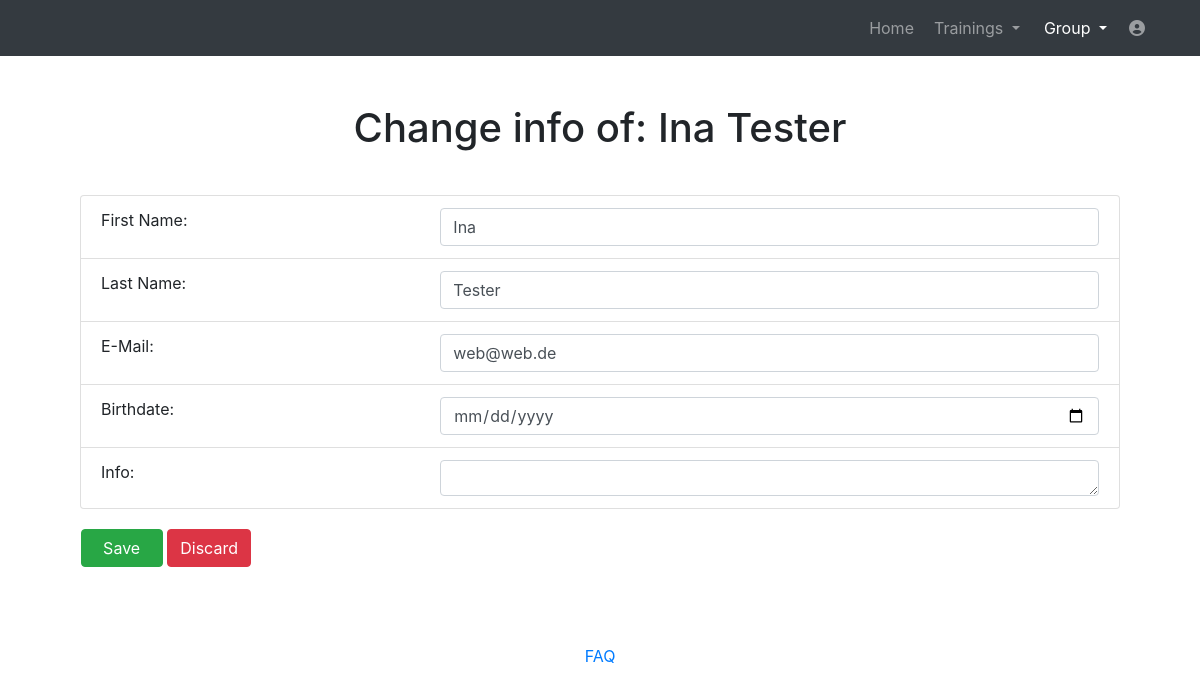
Before: /website/alterathlete/1 (signed in) with the older database file.
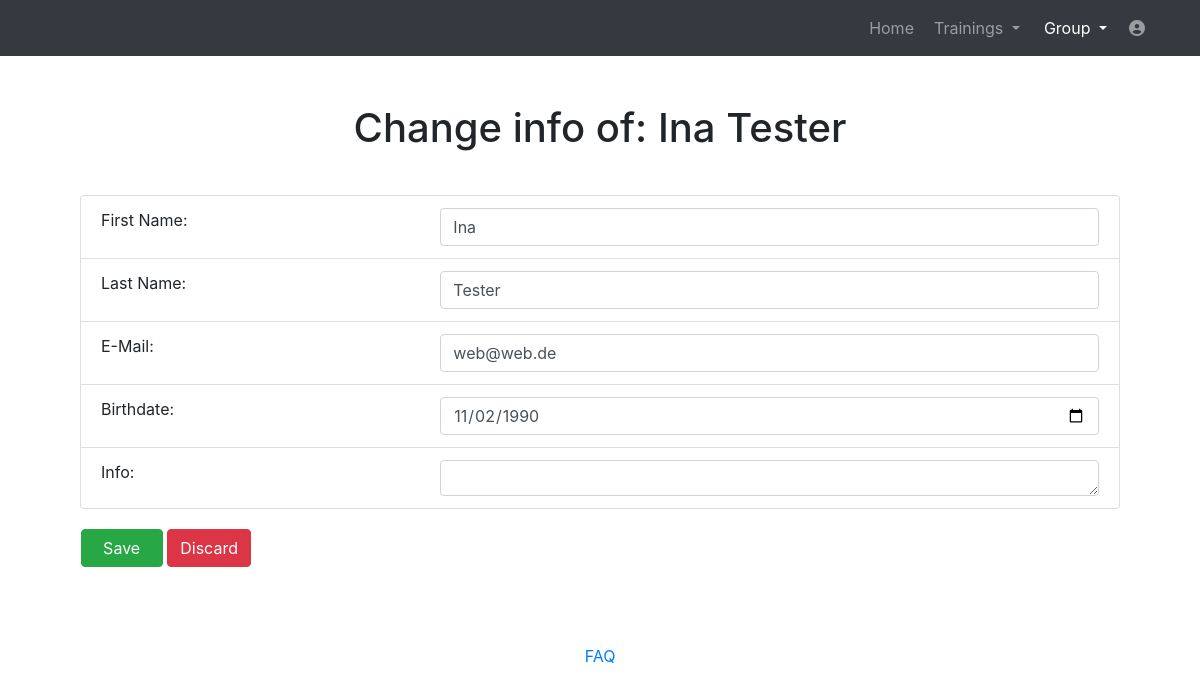
After: the same page with the newer database file.
### website/models.py (models this page shows)
class Swimmer(models.Model):
    first_name = models.CharField(max_length=30)
    last_name = models.CharField(max_length=30)
    birthdate = models.CharField(max_length=30, null=True, default='')
    email = models.CharField(max_length=30)
    info = models.CharField(max_length=828, null=True, default='')
    user = models.ForeignKey(User, on_delete=models.CASCADE)

### website/views_loggedin.py (the view)
# urls.py: path('alterathlete/<int:athlete_id>', views_loggedin.alterathlete, name='alterathlete'),
@login_required
def alterathlete(request, athlete_id):
    if Swimmer.objects.filter(pk=athlete_id).exists():
        swimmer = Swimmer.objects.get(pk=athlete_id)
        if swimmer.user == request.user:
            return render(request, 'alteranathlete.html', context={'swimmer': swimmer, 'athlete_id': athlete_id})
        else:
            messages.info(request, 'Access denied. You are not the trainer of this athlete!', extra_tags='alert')
            return HttpResponseRedirect(reverse('athletes'))
    else:
        messages.info(request, 'The athlete with the id ' + str(athlete_id) + ' does not exist.', extra_tags='alert')
        return HttpResponseRedirect(reverse('athletes'))

### templates/alteranathlete.html (shortened to what this page needs)
<!DOCTYPE html>
<html lang="en">
<head>
  {% load static %}
  <link href="{% static 'vendor/bootstrap/css/bootstrap.min.css' %}" rel="stylesheet">
  <link media="screen" href="{% static 'css/plan.css' %}" rel="stylesheet">
  <link href="{% static 'vendor/fontawesome-free/css/all.min.css' %}" rel="stylesheet" type="text/css">
  <link href="//netdna.bootstrapcdn.com/font-awesome/3.2.1/css/font-awesome.css" rel="stylesheet">
<body>
  <nav class="navbar navbar-expand-lg navbar-dark bg-dark static-top">
    <div class="container">
      <div class="collapse navbar-collapse" id="navbarResponsive">
        <ul class="navbar-nav ml-auto">
          <li class="nav-item ">
            <a class="nav-link" href="../home">Home</a>
          </li>
		  <li class="nav-item dropdown no-arrow mx-1">
			<a class="nav-link dropdown-toggle" href="#" id="messagesDropdown" role="button" data-toggle="dropdown" aria-haspopup="true" aria-expanded="false">
					Trainings
			</a>
		  </li>
          <li class="nav-item dropdown no-arrow mx-1 active">
			<a class="nav-link dropdown-toggle" href="#" id="messagesDropdown" role="button" data-toggle="dropdown" aria-haspopup="true" aria-expanded="false">
					Group
			</a>
		  </li>
		   <li class="nav-item dropdown no-arrow">
			<a class="nav-link " href="#" id="userDropdown" role="button" data-toggle="dropdown" aria-haspopup="true" aria-expanded="false">
			  <i class="fas fa-user-circle fa-fw"></i>
			</a>
		  </li>
        </ul>
      </div>
    </div>
  </nav>
  <div class="container">
    <div class="row">
      <div class="col-lg-12 text-center">
        <h1 class="mt-5">Change info of: {{swimmer.first_name}} {{swimmer.last_name}}</h1>
      </div>
    </div>
    <div class="tab-content" style="padding:15px;">
      <div class="tab-pane active" id="profile">
        <div>
            <div class="card-body">
                    <ul class="list-group" style="margin:0px">
                        <li class="list-group-item">First Name: <input type="text" id="first_name" name="first_name" class="form-control" value="{{swimmer.first_name}}" style="width:66%;float:right;">
                        </li>
                        <li class="list-group-item">Last Name: <input type="text" id="last_name" name="last_name" class="form-control" value="{{swimmer.last_name}}" style="width:66%;float:right;">
                        </li>
                        <li class="list-group-item">E-Mail:
                            <input type="text" id="email" name="email" class="form-control" value="{{swimmer.email}}" style="width:66%;float:right;">
                        </li>
                        <li class="list-group-item">Birthdate:
                            <input id="birthdate" name="birthdate" class="form-control" type="date"  value="{{swimmer.birthdate}}" style="width:66%;float:right;">
                        </li>
                        <li class="list-group-item">Info:
                            <textarea id="info" name="info" class="form-control" rows="1" >{{swimmer.info}}</textarea>
                        </li>
                    </ul>
            </div>
            <div style="margin-bottom: 2.0%">
              <button type="button" id="save" name="save" class="btn btn-success save" style=" margin-left: 1.9%;padding-left: 2.0%;padding-right: 2.0%;"  data-toggle="modal" data-target="#saveModal">Save</button>
              <a class="btn btn-danger" data-toggle="modal" style="color: white;" data-target="#resetModal">Discard</a>
            </div>
        </div>
      </div>
    </div>
  </div>
  <br>
    <footer class="page-footer font-small blue">
      <div class="footer-copyright text-center py-3">
        <a href="../help"> FAQ</a>
      </div>
    </footer>
</body>
</html>

Changed rows visible on the page:
changed Swimmer "Ina": birthdate (not shown) → "11/02/1990"
